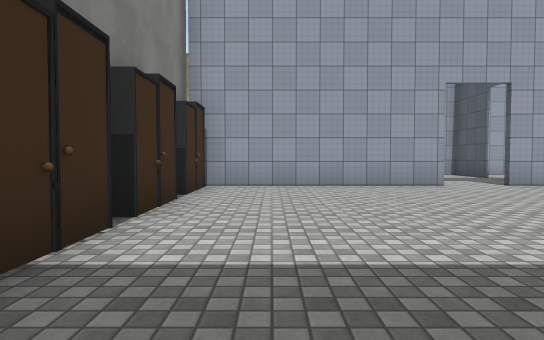
View 1 (above)

24 first-person views from a walk through a Unity game level. The camera is 1.2 m above the floor, tilts 2° down and sees 75° across. Doors are open. The floor is counted in squares, 2 m on a side. Each view is taken from the middle of a square. On the plan, view 1 faces up. The plan holds only what a view shows up to about 10 squares ahead; the rest is blank. The place goes on beyond the plan. The player is left out. Some animated figures are left out. Some surface patterns are stand-ins.

View 2
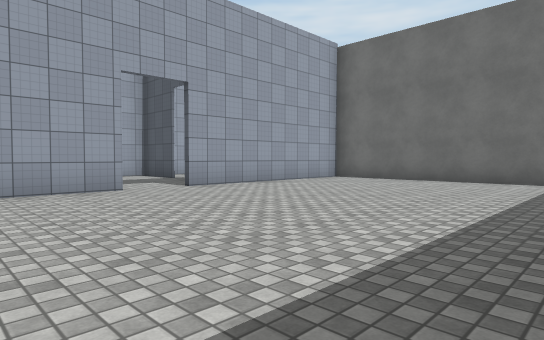

View 3
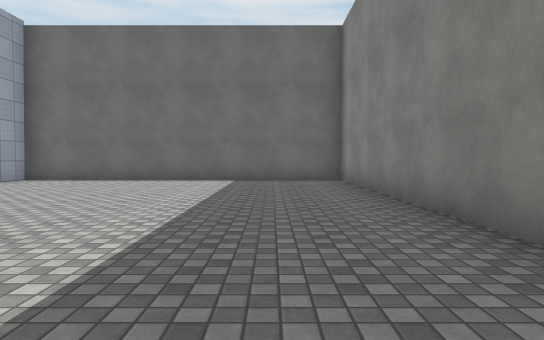

View 4
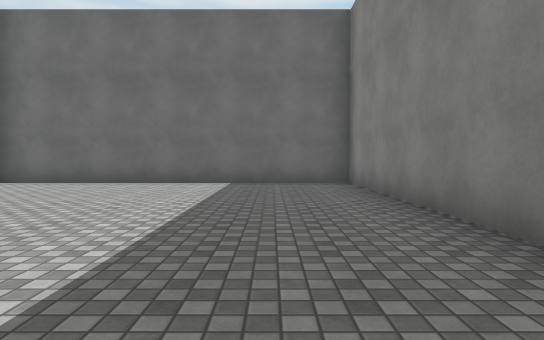

View 5
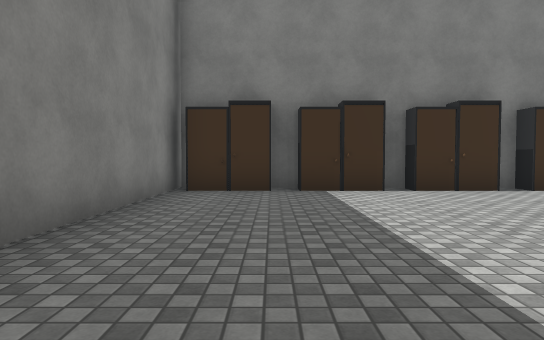

View 6
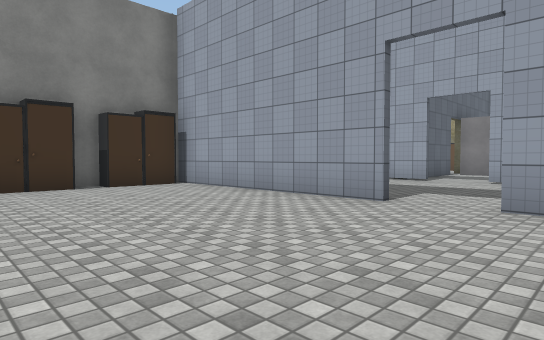

View 7
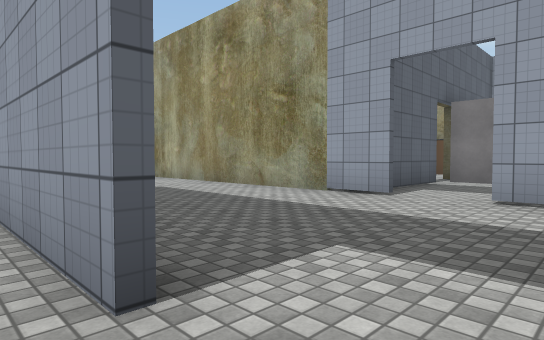

View 8
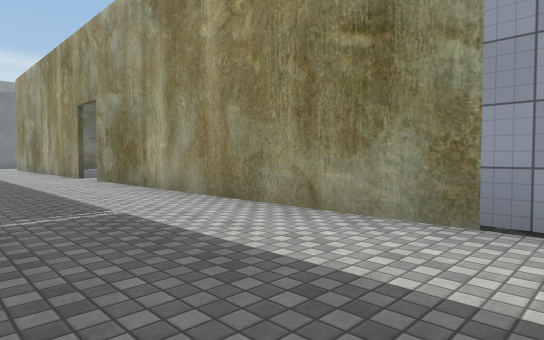

View 9
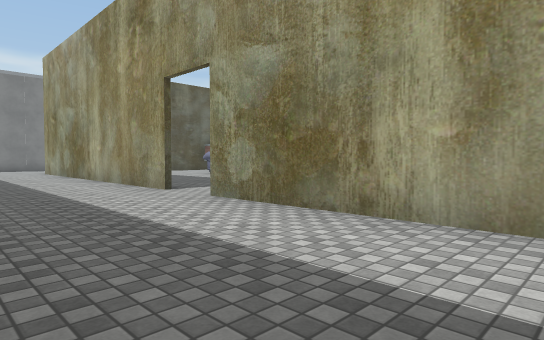

View 10
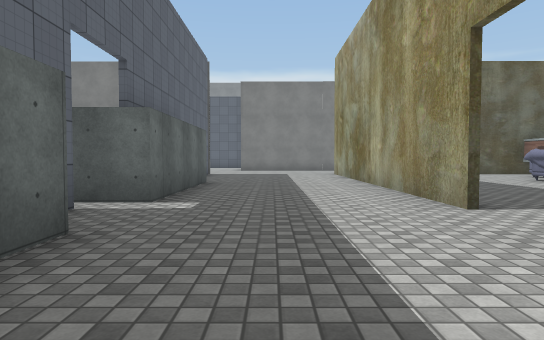

View 11
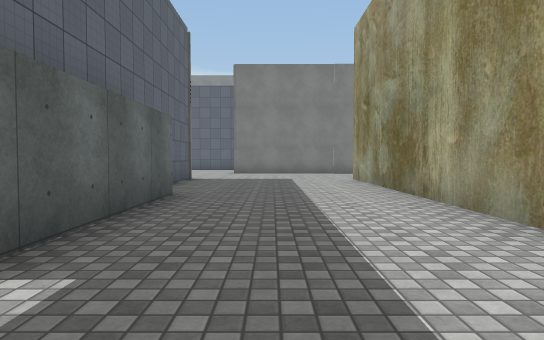

View 12
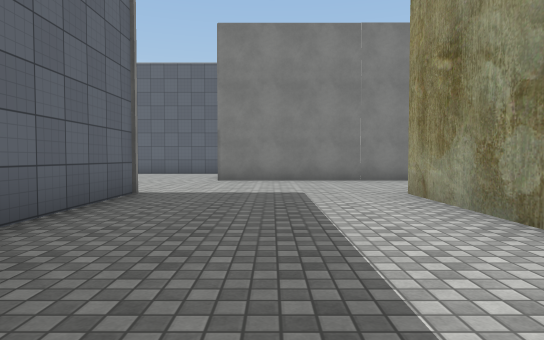

View 13
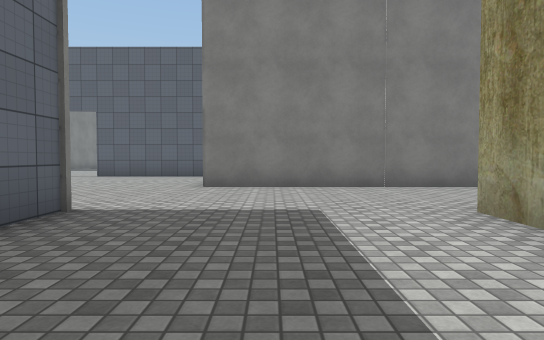

View 14
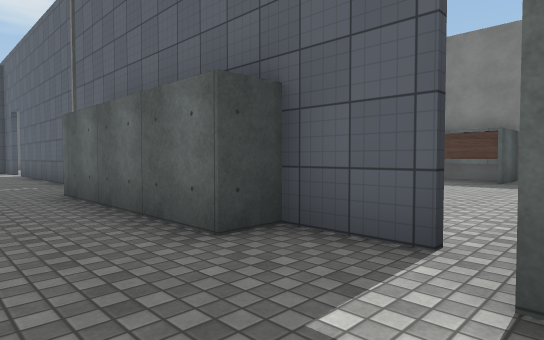

View 15
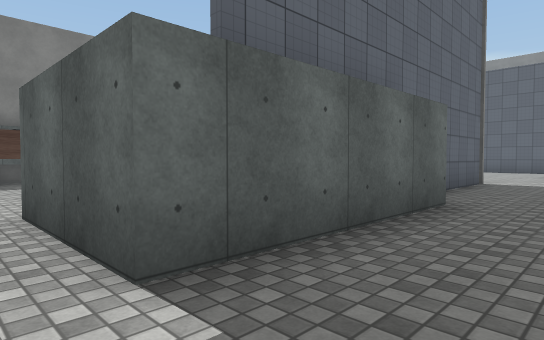

View 16
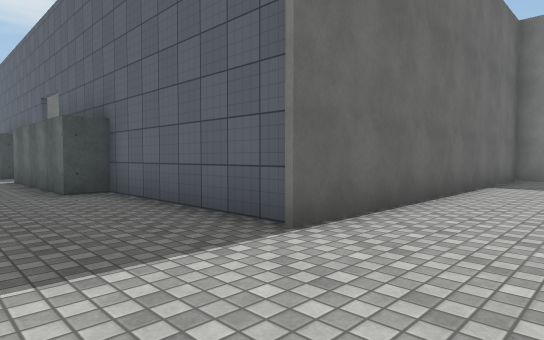

View 17
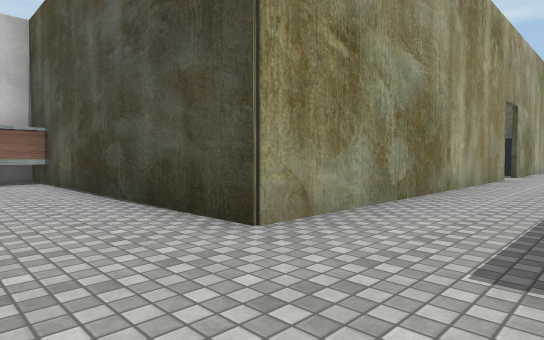

View 18
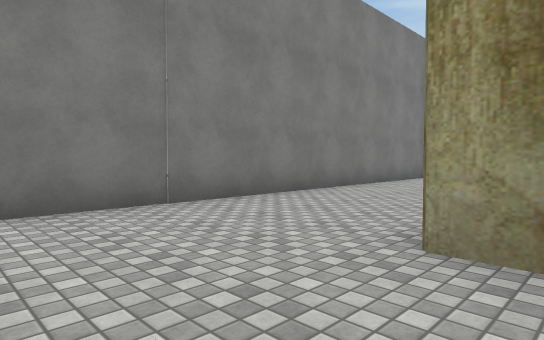

View 19
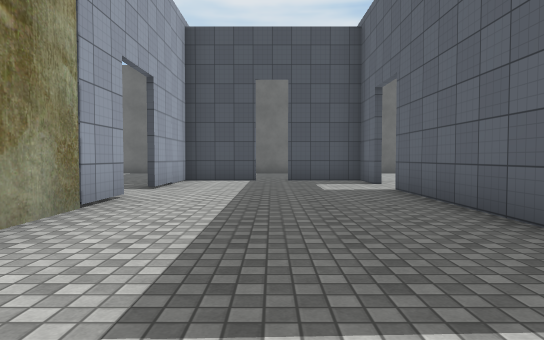

View 20
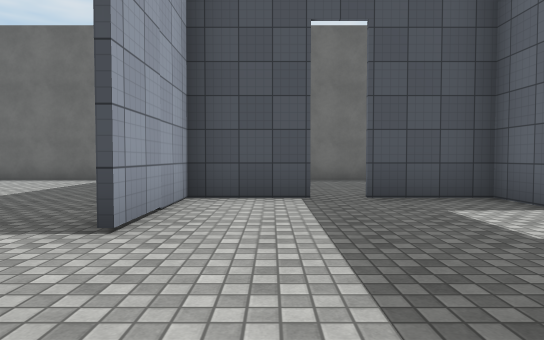

View 21
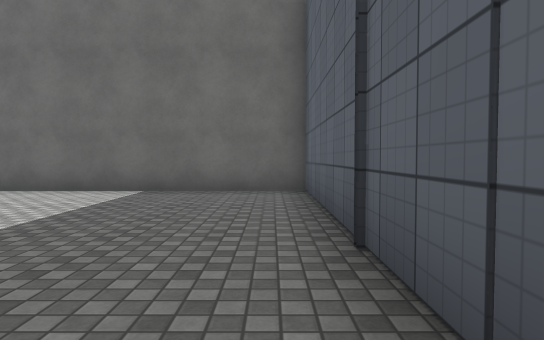

View 22
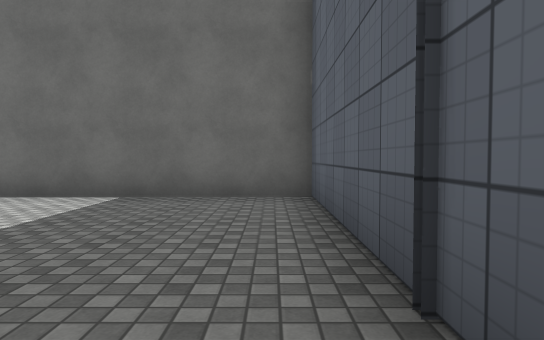

View 23
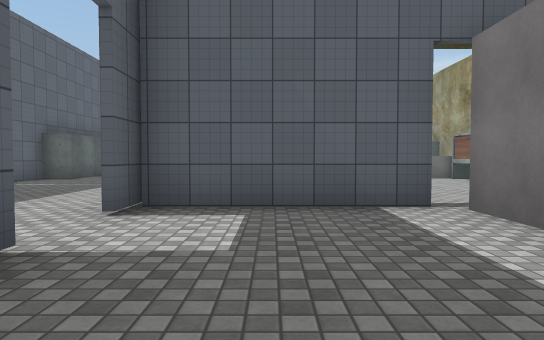

View 24
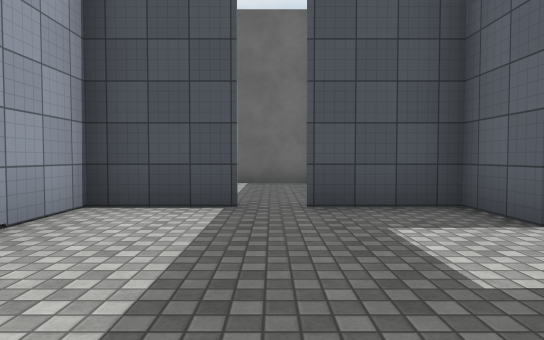

### Floor plan
Ten units are one square. View 1 is at (0, 0); x grows to the right and y downward. Boxes are objects, and circles mark ways between rooms. Rooms are numbered by the first view taken in them; rooms with no view inside come last. Other rooms are left out.
<svg viewBox="-217 -170 326 184">
<path fill="none" stroke="#000" d="M-22 8 104 8 104 -75 50 -75M-80 9 -80 -8 -68 -8M-106 -8 -101 -8M38 -75 -18 -75M-97 -84 -97 -58M-90 -123 -125 -123M-78 -84 -38 -84M-92 -77 -78 -77M-56 -123 -78 -123M-135 -123 -180 -123 -180 -165M-138 -84 -97 -84M-38 -77 -26 -77M-11 -77 38 -77M-180 -77 -138 -77M24 -123 -46 -123M-212 -165 -212 -85M50 -77 63 -77 63 -96M63 -104 63 -123 38 -123M31 -163 19 -163M38 -124 104 -124 104 -165M17 -160 17 -154M17 -136 17 -124M104 -85 104 -109"/>
<rect x="-25" y="-5" width="10" height="10" fill="#bbb"><title>other object</title></rect>
<rect x="-25" y="-15" width="10" height="10" fill="#bbb"><title>other object</title></rect>
<rect x="-25" y="-25" width="10" height="10" fill="#bbb"><title>other object</title></rect>
<rect x="-25" y="-35" width="10" height="10" fill="#bbb"><title>other object</title></rect>
<rect x="-25" y="-45" width="10" height="10" fill="#bbb"><title>other object</title></rect>
<rect x="-25" y="-55" width="10" height="10" fill="#bbb"><title>other object</title></rect>
<rect x="-25" y="-65" width="10" height="10" fill="#bbb"><title>other object</title></rect>
<rect x="-25" y="-75" width="10" height="10" fill="#bbb"><title>other object</title></rect>
<circle cx="45" cy="-80" r="3" fill="#2a7"/>
<circle cx="30" cy="-120" r="3" fill="#2a7"/>
<circle cx="60" cy="-100" r="3" fill="#2a7"/>
<text x="-30" y="-30">1</text>
<text x="-90" y="-110">2</text>
<text x="60" y="-150">3</text>
<text x="80" y="-100">4</text>
</svg>
Room 1 opens to room 2. Room 2 opens to room 3. Room 2 opens to room 4.

Where each view was taken, in squares from view 1:
view 1: 0 up, 0 right, facing up
view 2: 1 up, 1 right, facing up-right
view 3: 1 up, 1 right, facing right
view 4: 1 up, 2 right, facing right
view 5: 1 up, 5 right, facing left
view 6: 3 up, 6 right, facing up-left
view 7: 7 up, 5 right, facing up-left
view 8: 9 up, 2 right, facing up-left
view 9: 9 up, 3 left, facing up-left
view 10: 10 up, 5 left, facing left
view 11: 10 up, 8 left, facing left
view 12: 10 up, 12 left, facing left
view 13: 10 up, 14 left, facing left
view 14: 10 up, 10 left, facing down-right
view 15: 10 up, 9 left, facing down-left
view 16: 10 up, 20 left, facing down-right
view 17: 10 up, 20 left, facing up-right
view 18: 10 up, 17 left, facing up-left
view 19: 10 up, 3 left, facing right
view 20: 11 up, 1 right, facing right
view 21: 13 up, 4 right, facing right
view 22: 13 up, 5 right, facing right
view 23: 14 up, 6 right, facing left
view 24: 10 up, 2 right, facing right
